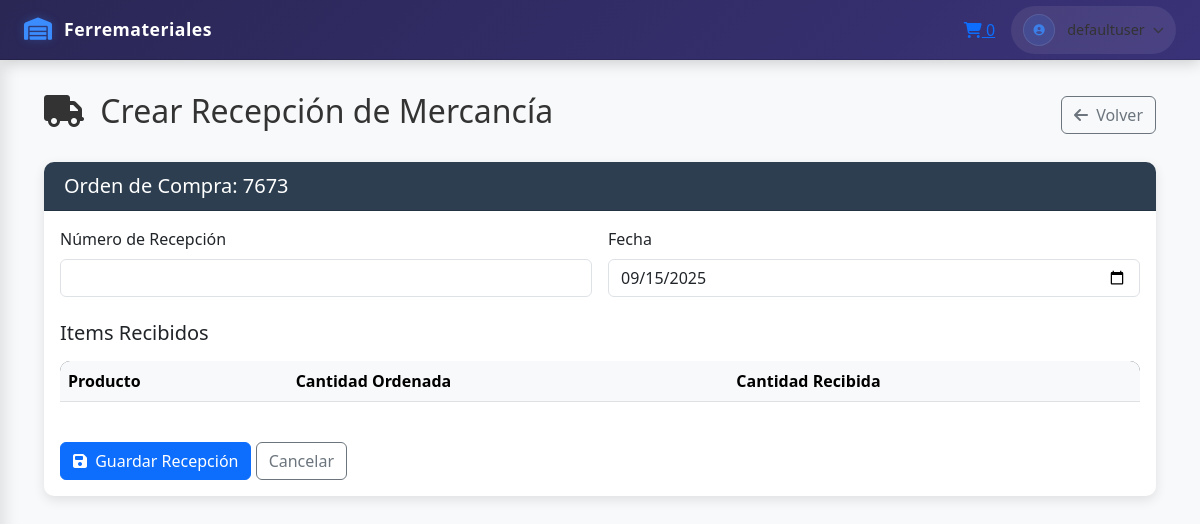
Page /compras/1/recepcion/ (signed in) on the committed database.
### apps/users/models.py (models this page shows, shortened)
class CustomUser(AbstractUser):
    username = models.CharField(max_length=150, unique=True, default='defaultuser')
    email = models.EmailField(_("email address"), unique=True)
    ROLE_CHOICES = [
        ('cliente', 'Cliente'),
        ('trabajador', 'Trabajador'),
        ('admin', 'Administrador'),
        ('superadmin', 'Superadministrador')
    ]
    role = models.CharField(max_length=20, choices=ROLE_CHOICES, default='cliente')
    USERNAME_FIELD = "username"
    REQUIRED_FIELDS = ["email"]
    objects = CustomUserManager()
    class Meta:
        db_table = 'custom_user'
        verbose_name = _("User")
        verbose_name_plural = _("Users")

### apps/purchases/models.py (models this page shows, shortened)
class PurchaseOrder(models.Model):
    STATUS_CHOICES = [
        ('draft', _('Draft')),
        ('sent', _('Sent')),
        ('confirmed', _('Confirmed')),
        ('received', _('Received')),
        ('cancelled', _('Cancelled')),
    ]
    supplier = models.ForeignKey(
        Supplier,
        verbose_name=_("Supplier"),
        on_delete=models.CASCADE
    )
    order_number = models.CharField(
        _("Order Number"),
        max_length=50,
        unique=True
    )
    date = models.DateField(
        _("Date"),
        default=timezone.now
    )
    total_amount = models.DecimalField(
        _("Total Amount"),
        max_digits=10,
        decimal_places=2,
        default=0.00
    )
    status = models.CharField(
        _("Status"),
        max_length=20,
        choices=STATUS_CHOICES,
        default='draft'
    )
    created_at = models.DateTimeField(
        _("Created At"),
        auto_now_add=True
    )
    updated_at = models.DateTimeField(
        _("Updated At"),
        auto_now=True
    )
    class Meta:
        db_table = "purchase_orders"
        verbose_name = _("Purchase Order")
        verbose_name_plural = _("Purchase Orders")

### apps/purchases/views.py (the view)
# urls.py: path('<int:pk>/recepcion/', views.goods_receipt_create, name='goods_receipt_create'),
def goods_receipt_create(request, pk):
    purchase = get_object_or_404(PurchaseOrder, pk=pk)
    if request.method == 'POST':
        return redirect('purchases:purchase_detail', pk=pk)
    return render(request, 'purchases/goods_receipt_form.html', {'purchase': purchase})

### templates/purchases/goods_receipt_form.html (shortened to what this page needs)
{% extends "base.html" %}
{% block content %}
<div class="container-fluid">
    <div class="d-flex justify-content-between align-items-center mb-4">
        <h2><i class="fas fa-truck me-2"></i> Crear Recepción de Mercancía</h2>
        <a href="{% url 'purchases:purchase_detail' purchase.pk %}" class="btn btn-outline-secondary">
            <i class="fas fa-arrow-left me-1"></i> Volver
        </a>
    </div>
    <div class="card">
        <div class="card-header">
            <h5 class="mb-0">Orden de Compra: {{ purchase.order_number }}</h5>
        </div>
        <div class="card-body">
            <form method="post">
                <div class="row g-3">
                    <div class="col-md-6">
                        <label class="form-label">Número de Recepción</label>
                        <input type="text" name="receipt_number" class="form-control" required>
                    </div>
                    <div class="col-md-6">
                        <label class="form-label">Fecha</label>
                        <input type="date" name="date" class="form-control" value="{{ purchase.date|date:'Y-m-d' }}" required>
                    </div>
                </div>
                <h5 class="mt-4 mb-3">Items Recibidos</h5>
                <div class="table-responsive">
                    <table class="table table-hover">
                        <thead class="table-light">
                            <tr>
                                <th>Producto</th>
                                <th>Cantidad Ordenada</th>
                                <th>Cantidad Recibida</th>
                            </tr>
                        </thead>
                    </table>
                </div>
                <div class="mt-4">
                    <button type="submit" class="btn btn-primary">
                        <i class="fas fa-save me-1"></i> Guardar Recepción
                    </button>
                    <a href="{% url 'purchases:purchase_detail' purchase.pk %}" class="btn btn-outline-secondary">
                        Cancelar
                    </a>
                </div>
            </form>
        </div>
    </div>
</div>
{% endblock %}

### templates/includes/navbar.html (shortened to what this page needs)
<header class="dashboard-header">
    <div class="header-container">
        <div class="header-left">
            <a class="brand" href="{% if user.is_authenticated %}{% url 'catalog' %}{% else %}/{% endif %}">
                <i class="fas fa-warehouse brand-icon"></i>
                <span class="brand-name" style="color: white;">Ferremateriales</span>
            </a>
        </div>
        <div class="header-right">
            {% if user.is_authenticated and user.role == 'cliente' %}
            <a href="{% url 'cart:cart_detail' %}" class="cart-link">
                <i class="fas fa-shopping-cart"></i>
                <span class="cart-count" id="cartItemCount">0</span>
            </a>
            {% endif %}
            <div class="user-dropdown dropdown">
                <button class="user-btn" type="button" id="userDropdown" data-bs-toggle="dropdown">
                    <div class="user-avatar">
                        <i class="fas fa-user-circle"></i>
                    </div>
                    <span class="user-name">{{ user.username }}</span>
                    <i class="fas fa-chevron-down"></i>
                </button>
            </div>
        </div>
    </div>
</header>

### static/css/adap.css (style rules this page uses)
:root { --primary-color: #2c3e50; --secondary-color: #3498db; --accent-color: #e74c3c; --light-color: #f8f9fa; --dark-color: #1a252f; --success-color: #2ecc71; --warning-color: #f39c12; --info-color: #3498db; --sidebar-width: 280px; --transition-speed: 0.3s; --header-height: 60px; --sidebar-dark: #2a2755; --sidebar-accent: #3d3780; --header-bg: linear-gradient(135deg, #2a2755, #3a3278); --sidebar-text: #ffffff; --sidebar-text-active: #ffffff; --header-text-hover: #ffffff; --primary-blue: #3a8cff; --primary-purple: #6a5acd; --primary-pink: #ff4d8d; --secondary-pink: rgba(255, 77, 141, 0.15); --transition: all 0.3s cubic-bezier(0.25, 0.8, 0.25, 1); }
body { font-family: 'Segoe UI', 'Roboto', sans-serif; background-color: #f5f7fa; color: #333; overflow-x: hidden; padding-top: var(--header-height); }
.dashboard-header { position: fixed; top: 0; left: 0; right: 0; height: var(--header-height); background: var(--header-bg); box-shadow: 0 2px 15px rgba(0,0,0,0.2); z-index: 1030; display: flex; align-items: center; padding: 0 1.5rem; border-bottom: 1px solid rgba(0,0,0,0.15); }
.header-container { width: 100%; display: flex; justify-content: space-between; align-items: center; }
.header-left { display: flex; align-items: center; }
.brand { display: flex; align-items: center; text-decoration: none; color: var(--header-text); font-weight: 600; }
.brand-icon { font-size: 1.4rem; color: var(--primary-blue); margin-right: 0.75rem; text-shadow: 0 0 10px rgba(58, 140, 255, 0.3); }
.brand-name { font-size: 1.1rem; letter-spacing: 0.5px; }
.header-right { display: flex; align-items: center; gap: 1rem; }
.user-dropdown { position: relative; }
.user-btn { background: rgba(255,255,255,0.08); border: none; color: var(--header-text); display: flex; align-items: center; cursor: pointer; padding: 0.5rem 0.75rem; border-radius: 30px; transition: var(--transition); }
.user-avatar { width: 32px; height: 32px; border-radius: 50%; background: rgba(58, 140, 255, 0.15); color: var(--primary-blue); display: flex; align-items: center; justify-content: center; font-size: 1.1rem; margin-right: 0.75rem; border: 1px solid rgba(255,255,255,0.1); }
.user-name { font-weight: 500; font-size: 0.9rem; margin-right: 0.5rem; }
.user-btn i:last-child { font-size: 0.7rem; opacity: 0.8; }
.card { border-radius: 10px; box-shadow: 0 4px 12px rgba(0, 0, 0, 0.1); border: none; margin-bottom: 20px; transition: transform 0.3s ease; }
.card-header { background-color: var(--primary-color); color: white; border-radius: 10px 10px 0 0 !important; padding: 12px 20px; font-weight: 600; }
.table-responsive { border-radius: 10px; overflow: hidden; }
.table thead { background-color: var(--primary-color); color: white; }
.form-control { border-radius: 0.375rem; }

### rows in the picture
CustomUser: username "defaultuser"
PurchaseOrder: order_number "7673", date "09/15/2025"
